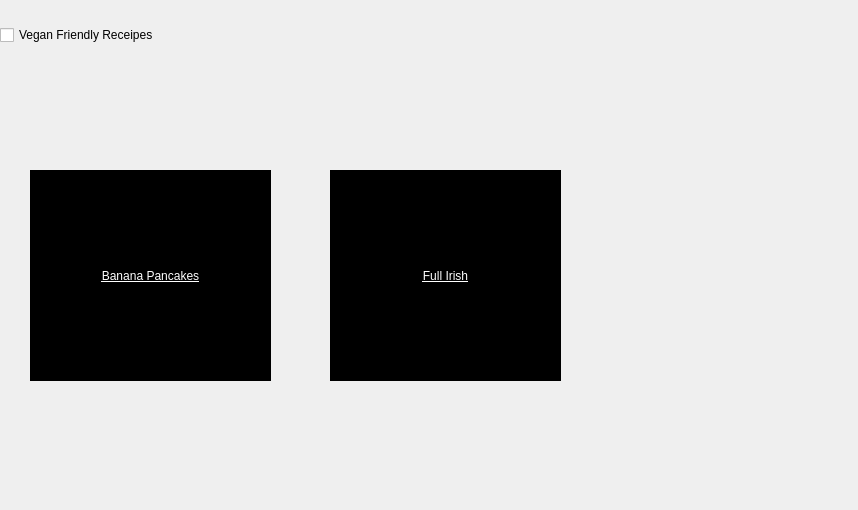
<?xml version="1.0" encoding="UTF-8"?>
<ui version="4.0">
 <class>wdg</class>
 <widget class="QDialog" name="wdg">
  <property name="geometry">
   <rect>
    <x>0</x>
    <y>0</y>
    <width>858</width>
    <height>510</height>
   </rect>
  </property>
  <property name="windowTitle">
   <string>Dialog</string>
  </property>
  <widget class="QWidget" name="gridLayoutWidget">
   <property name="geometry">
    <rect>
     <x>0</x>
     <y>0</y>
     <width>190</width>
     <height>71</height>
    </rect>
   </property>
   <layout class="QGridLayout" name="gridLayout_3">
    <item row="0" column="0">
     <widget class="QCheckBox" name="checkBox">
      <property name="text">
       <string>Vegan Friendly Receipes </string>
      </property>
     </widget>
    </item>
   </layout>
  </widget>
  <widget class="QPushButton" name="pancake">
   <property name="geometry">
    <rect>
     <x>30</x>
     <y>170</y>
     <width>241</width>
     <height>211</height>
    </rect>
   </property>
   <property name="styleSheet">
    <string notr="true">#pancake{
	
	font: 700 18pt &quot;Segoe UI&quot;;
	text-decoration: underline;
    color: rgb(255, 255, 255);
background-color: rgb(0, 0, 0);
border-image: url(:/QTImages/pancake.jpg);
background: rgb(0, 0, 0);
border: rgb(0, 0, 0);

}</string>
   </property>
   <property name="text">
    <string>Banana Pancakes</string>
   </property>
  </widget>
  <widget class="QPushButton" name="Gone">
   <property name="geometry">
    <rect>
     <x>330</x>
     <y>170</y>
     <width>231</width>
     <height>211</height>
    </rect>
   </property>
   <property name="styleSheet">
    <string notr="true">#Gone{
	
	font: 700 18pt &quot;Segoe UI&quot;;
	text-decoration: underline;
    color: rgb(255, 255, 255);
background-color: rgb(0, 0, 0);
border-image: url(:/QTImages/fry.jpg);
background: rgb(0, 0, 0);
border: rgb(0, 0, 0);
}</string>
   </property>
   <property name="text">
    <string>Full Irish</string>
   </property>
  </widget>
 </widget>
 <resources/>
 <connections/>
</ui>
